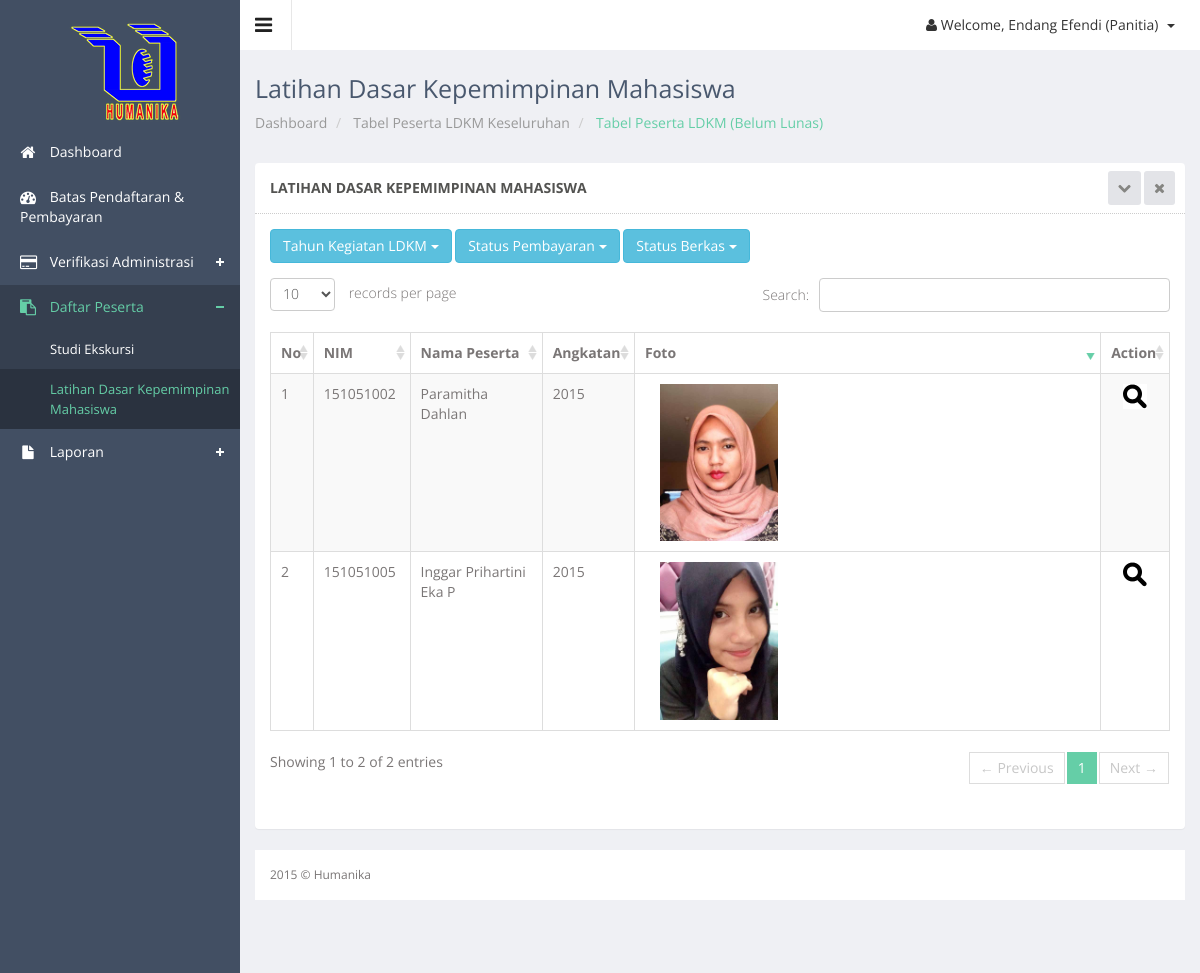
Screenshot of /panitia/ldkm_data_status.php?stat=Belum Lunas (signed in) with the database file from the repository.
### tables this page shows
CREATE TABLE IF NOT EXISTS `peserta` (
  `id_peserta` int(11) NOT NULL,
  `id_detail` int(11) NOT NULL,
  `nim` char(9) NOT NULL,
  `ukuran_kaos` varchar(2) NOT NULL,
  `penyakit_bawaan` text NOT NULL,
  `notelp` varchar(12) NOT NULL,
  `alamat` text NOT NULL,
  `ktm` varchar(50) NOT NULL,
  `nama_ktm` varchar(50) NOT NULL,
  `size_ktm` varchar(10) NOT NULL,
  `type_ktm` varchar(50) NOT NULL,
  `krs` varchar(50) NOT NULL,
  `nama_krs` varchar(50) NOT NULL,
  `size_krs` varchar(10) NOT NULL,
  `type_krs` varchar(50) NOT NULL,
  `foto` varchar(50) NOT NULL,
  `nama_foto` varchar(50) NOT NULL,
  `size_foto` varchar(10) NOT NULL,
  `type_foto` varchar(50) NOT NULL,
  `password` varchar(20) NOT NULL,
  `status_bayar` enum('Belum Lunas','Lunas') NOT NULL,
  `status_berkas` enum('Unvalid','Valid') NOT NULL,
  `keterangan` varchar(50) NOT NULL,
  `tgl_pendaftaran` date NOT NULL,
  PRIMARY KEY (`id_peserta`),
  KEY `id_detail` (`id_detail`),
  KEY `id_detail_2` (`id_detail`),
  KEY `nim` (`nim`)
);

CREATE TABLE IF NOT EXISTS `mahasiswa` (
  `nim` char(9) NOT NULL,
  `nama_mhs` varchar(50) NOT NULL,
  `alamat_asal` varchar(100) NOT NULL,
  `alamat_jogja` varchar(100) NOT NULL,
  `jk` varchar(1) NOT NULL,
  `email` varchar(50) NOT NULL,
  `no_telp` varchar(12) NOT NULL,
  `jurusan` varchar(20) NOT NULL,
  `tempat_lahir` varchar(50) NOT NULL,
  `tgl_lahir` date NOT NULL,
  `asal_sekolah` varchar(50) NOT NULL,
  `agama` varchar(50) NOT NULL,
  `goldar` varchar(2) NOT NULL,
  `angkatan` varchar(4) NOT NULL,
  PRIMARY KEY (`nim`)
);

### controller/koneksi.php (called while the page is built, shortened)
<?php
class Database {
    private static $dbName = 'humanika' ;
    private static $dbHost = 'localhost' ;
    private static $dbUsername = 'root';
    private static $dbUserPassword = 'rizalex';
    private static $con = null;
    public static function connect() {
        if ( null == self::$con ) {
            try {
                self::$con =  new PDO( "mysql:host=".self::$dbHost.";"."dbname=".self::$dbName,
                        self::$dbUsername, self::$dbUserPassword);
            }
            catch(PDOException $e) {
                die($e->getMessage());
            }
        }
        return self::$con;
    }
}
?>

### controller/peserta-control.php (called while the page is built, shortened)
<?php
include_once 'koneksi.php';
class PesertaController {
    private $koneksi;
    public function __construct() {
        $this->koneksi = Database::connect();
    }
	public function DaftarLDKMStatus($status) {
        try {
            $sst = $this->koneksi->prepare("SELECT * FROM peserta join mahasiswa using(nim) natural join keg_jenis_detail natural join keg_jenis where ket='LDKM' && status_bayar='$status'");
            $sst->execute();
            return $r = $sst->fetchAll(PDO::FETCH_OBJ);
            $this->koneksi = Database::disconnect();
        } catch (PDOException $exc) {
            echo $exc->getMessage();
        }
    }
}
?>

### panitia/ldkm_data_status.php (the view, shortened to what this page needs)
<?php
$stat=$_GET['stat'];
?>
<!DOCTYPE html>
<html lang="en">
<head>
  <link href="../js/advanced-datatable/css/demo_page.css" rel="stylesheet" />
  <link href="../js/advanced-datatable/css/demo_table.css" rel="stylesheet" />
  <link rel="stylesheet" href="../js/data-tables/DT_bootstrap.css" />
  <link href="../css/style.css" rel="stylesheet">
  <link href="../css/style-responsive.css" rel="stylesheet">
</head>
<body class="sticky-header">
<section>
    <div class="left-side sticky-left-side">
        <div class="logo">
            <a href="index.php"><img src="../images/logohm.png" alt=""></a>
        </div>
        <div class="left-side-inner">
            <ul class="nav nav-pills nav-stacked custom-nav">
                <li ><a href="index.php"><i class="fa fa-home"></i> <span>Dashboard</span></a></li>
				<li><a href="batas_pendaftaran.php"><i class="fa fa-dashboard"></i> <span>Batas Pendaftaran & Pembayaran</span></a></li>
				<li class="menu-list"><a href="#"><i class="fa fa-credit-card"></i> <span>Verifikasi Administrasi</span></a>
				</li>
				<li class="menu-list nav-active"><a href="#"><i class="fa fa-clipboard"></i> <span>Daftar Peserta</span></a>
					<ul class="sub-menu-list">
						<li><a href="se_data.php"> Studi Ekskursi</a></li>
						<li class="active"><a href="ldkm_data.php"> Latihan Dasar Kepemimpinan Mahasiswa</a></li>
					</ul>
				</li>
				<li class="menu-list"><a href="#"><i class="fa fa-file"></i> <span>Laporan</span></a>
				</li>
            </ul>
        </div>
    </div>
    <div class="main-content" >
        <div class="header-section">
        <a class="toggle-btn"><i class="fa fa-bars"></i></a>
        <div class="menu-right">
            <ul class="notification-menu">
                <li>
                    <a href="#" class="btn btn-default dropdown-toggle" data-toggle="dropdown">
                        <i class="fa fa-user"></i>
                        Welcome, <?php
                                echo $_SESSION['nm_usr_panitia'];
                            ?> (Panitia)
                        <span class="caret"></span>
                    </a>
                </li>
            </ul>
        </div>
        </div>
        <div class="page-heading">
            <h3>
                Latihan Dasar Kepemimpinan Mahasiswa
            </h3>
            <ul class="breadcrumb">
                <li>
                    <a href="index.php"> Dashboard</a>
                </li>
				<li>
                    <a href="ldkm_data.php"> Tabel Peserta LDKM Keseluruhan</a>
                </li>
                <li class="active"> Tabel Peserta LDKM (<?php echo $stat?>)</li>
            </ul>
        </div>
        <div class="wrapper">
        <div class="row">
        <div class="col-sm-12">
        <section class="panel">
        <header class="panel-heading">
            Latihan Dasar Kepemimpinan Mahasiswa
            <span class="tools pull-right">
                <a href="javascript:;" class="fa fa-chevron-down"></a>
                <a href="javascript:;" class="fa fa-times"></a>
             </span>
        </header>
        <div class="panel-body">
		<div class="btn-group">
            <button data-toggle="dropdown" class="btn btn-info dropdown-toggle" type="button">Tahun Kegiatan LDKM <span class="caret"></span></button>
        </div>
		<div class="btn-group">
            <button data-toggle="dropdown" class="btn btn-info dropdown-toggle" type="button">Status Pembayaran <span class="caret"></span></button>
        </div>
		<div class="btn-group">
            <button data-toggle="dropdown" class="btn btn-info dropdown-toggle" type="button">Status Berkas <span class="caret"></span></button>
        </div>
        <div class="adv-table">
        <table  class="display table table-bordered table-striped" id="dynamic-table">
        <thead>
        <tr>
            <th>No</th>
            <th>NIM</th>
			<th>Nama Peserta</th>
			<th>Angkatan</th>
			<th>Foto</th>
            <th class="center hidden-phone">Action</th>
        </tr>
        </thead>
		<?php
			include_once '../controller/peserta-control.php';
			$client = new PesertaController();
			$hasil = $client->DaftarLDKMStatus($stat);
			$no=1;
		?>
        <tbody>
		 <?php
        foreach($hasil as $dat){
        echo "
        <tr class='gradeX'>
            <td>".$no++."</td>
			<td>$dat->nim</td>
			<td>$dat->nama_mhs</td>
			<td>$dat->angkatan</td>
			<td><div class='col-md-4'><div class='blog-img-sm'><img src='../file/peserta/foto/$dat->nama_foto' title='$dat->nama_foto'></div></div></td>
            <td class='center hidden-phone'>
				<a href='ldkm_peserta_detail.php?id=$dat->id_peserta'><img src='../images/detail.gif' ></a></td>
        </tr>";
		}?>
        </tbody>
        </table>
        </div>
        </div>
        </section>
        </div>
        </div>
        <footer>
            2015 &copy; Humanika
        </footer>
    </div>
</section>
</body>
</html>

### js/advanced-datatable/css/demo_table.css (style rules this page uses)
table.display { margin: 0 auto; clear: both; width: 100%; }
table.display thead th { padding: 3px 18px 3px 10px; border-bottom: 1px solid black; font-weight: bold; cursor: pointer; * cursor: hand; }
table.display td { padding: 3px 10px; }
table.display td.center { text-align: center; }
.sorting_desc { background: url('../images/sort_desc.png') no-repeat center right; }
.sorting { background: url('../images/sort_both.png') no-repeat center right; }
table.display tr.odd.gradeX { background-color: #ffdddd; }
table.display tr.even.gradeX { background-color: #ffeeee; }
tr.odd { background-color: #E2E4FF; }
tr.even { background-color: white; }
tr.odd td.sorting_1 { background-color: #D3D6FF; }
tr.even td.sorting_1 { background-color: #EAEBFF; }
tr.odd.gradeX td.sorting_1 { background-color: #ffc4c4; }
tr.even.gradeX td.sorting_1 { background-color: #ffd5d5; }
table.display tr.gradeX { background-color: #ffdddd; }

### rows the page displays
peserta: nim "151051002", nim.nama_mhs "Paramitha Dahlan", nim.angkatan "2015", nama_foto (picture)
peserta: nim "151051005", nim.nama_mhs "Inggar Prihartini Eka P", nim.angkatan "2015", nama_foto (picture)

### other values shown
$_SESSION['nm_usr_panitia'] "Endang Efendi"
$stat "Belum Lunas"
